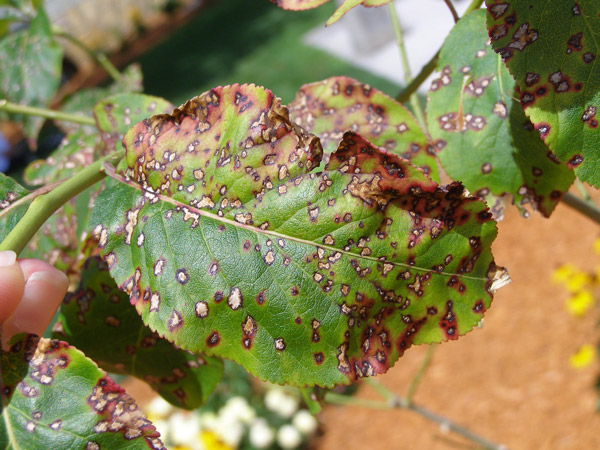
#> input picture ai-model/test_images/leaf.jpg, 600 x 450 px
$ python -i image_suitability.py   (imports and definitions only)   (older library calls are emulated)
#> lines starting #> are read from the running program, lines starting #| are printed output that depends on the picture; after the words box and inside, x2 and y2 are one past the last pixel; in counts of white or black regions, pixels touching at a corner belong together
"""
P1.3 - Leaf / Image Suitability Detection
==========================================

Conservative heuristic suitability gate for plant-disease
images.

IMPORTANT:
    This is NOT a trained leaf-vs-non-leaf classifier.

    The existing EfficientNet-B0 model is trained for disease
    classification across the 38 PlantVillage classes.

    This module estimates whether an image visually contains
    enough vegetation-like content to reasonably proceed toward
    plant disease prediction.

Possible results:

    suitable
        Image appears suitable for plant/leaf prediction.

    review
        Image is ambiguous and should be reviewed.

    unsuitable
        Image has strong indications that it is not suitable.

IMPORTANT:
    All thresholds are application-level heuristics.
    They are not calibrated probabilities.
"""


from __future__ import annotations

from pathlib import Path
from typing import Any, Union
import io

import cv2
import numpy as np
from PIL import Image, UnidentifiedImageError


# ============================================================
# CONFIGURATION
# ============================================================

# ------------------------------------------------------------
# Minimum resolution
# ------------------------------------------------------------

MIN_WIDTH = 128
MIN_HEIGHT = 128


# ------------------------------------------------------------
# Vegetation thresholds
# ------------------------------------------------------------

SUITABLE_VEGETATION_RATIO = 0.12
REVIEW_VEGETATION_RATIO = 0.05


# ------------------------------------------------------------
# Green color thresholds
# ------------------------------------------------------------

GREEN_HUE_LOW = 25
GREEN_HUE_HIGH = 100

GREEN_SATURATION_MIN = 35
GREEN_VALUE_MIN = 25


# ------------------------------------------------------------
# Yellow / brown plant regions
# ------------------------------------------------------------

YELLOW_HUE_LOW = 15
YELLOW_HUE_HIGH = 40

BROWN_HUE_LOW = 5
BROWN_HUE_HIGH = 25

PLANT_SATURATION_MIN = 30
PLANT_VALUE_MIN = 25


# ------------------------------------------------------------
# Image variation
# ------------------------------------------------------------

UNIFORMITY_STD_THRESHOLD = 12.0


# ------------------------------------------------------------
# Texture
# ------------------------------------------------------------

TEXTURE_LOW_THRESHOLD = 20.0


# ------------------------------------------------------------
# Spatial coherence
# ------------------------------------------------------------

# Minimum percentage of the image that must belong to the
# largest meaningful vegetation-like connected region.

MIN_LARGEST_VEGETATION_COMPONENT_RATIO = 0.03

MIN_VEGETATION_COMPONENT_COUNT = 1


# ============================================================
# IMAGE LOADING
# ============================================================

# [104 lines left out: function load_image, not called in this run]


# ============================================================
# VEGETATION RATIO
# ============================================================

def calculate_vegetation_ratio(
    image: Image.Image
) -> float:
    """
    Estimate the percentage of pixels that look
    vegetation-like.

    Includes:
        green
        yellow
        brown

    Returns:
        Value between 0.0 and 1.0.
    """

    rgb = np.asarray(image)

    hsv = cv2.cvtColor(
        rgb,
        cv2.COLOR_RGB2HSV,
    )

    hue = hsv[:, :, 0]
    saturation = hsv[:, :, 1]
    value = hsv[:, :, 2]

    # Green
    green_mask = (
        (hue >= GREEN_HUE_LOW)
        & (hue <= GREEN_HUE_HIGH)
        & (saturation >= GREEN_SATURATION_MIN)
        & (value >= GREEN_VALUE_MIN)
    )

    # Yellow
    yellow_mask = (
        (hue >= YELLOW_HUE_LOW)
        & (hue <= YELLOW_HUE_HIGH)
        & (saturation >= PLANT_SATURATION_MIN)
        & (value >= PLANT_VALUE_MIN)
    )

    # Brown
    brown_mask = (
        (hue >= BROWN_HUE_LOW)
        & (hue <= BROWN_HUE_HIGH)
        & (saturation >= PLANT_SATURATION_MIN)
        & (value >= PLANT_VALUE_MIN)
    )

    vegetation_mask = (
        green_mask
        | yellow_mask
        | brown_mask
    )

    return float(
        vegetation_mask.mean()
    )


# ============================================================
# GREEN RATIO
# ============================================================

def calculate_green_ratio(
    image: Image.Image
) -> float:
    """
    Calculate percentage of specifically green pixels.

    Returns:
        Value between 0.0 and 1.0.
    """

    rgb = np.asarray(image)

    hsv = cv2.cvtColor(
        rgb,
        cv2.COLOR_RGB2HSV,
    )

    hue = hsv[:, :, 0]
    saturation = hsv[:, :, 1]
    value = hsv[:, :, 2]

    green_mask = (
        (hue >= GREEN_HUE_LOW)
        & (hue <= GREEN_HUE_HIGH)
        & (saturation >= GREEN_SATURATION_MIN)
        & (value >= GREEN_VALUE_MIN)
    )

    return float(
        green_mask.mean()
    )


# ============================================================
# COLOR VARIATION
# ============================================================

def calculate_color_variation(
    image: Image.Image
) -> float:
    """
    Calculate average RGB channel variation.

    Low value:
        visually uniform image.

    Higher value:
        greater visual/color variation.
    """

    rgb = np.asarray(
        image
    ).astype(
        np.float32
    )

    channel_std = np.std(
        rgb,
        axis=(0, 1),
    )

    return float(
        np.mean(channel_std)
    )


# ============================================================
# TEXTURE
# ============================================================

def calculate_texture_score(
    image: Image.Image
) -> float:
    """
    Estimate image texture using variance of Laplacian.

    This is an additional suitability signal.
    """

    rgb = np.asarray(image)

    gray = cv2.cvtColor(
        rgb,
        cv2.COLOR_RGB2GRAY,
    )

    laplacian = cv2.Laplacian(
        gray,
        cv2.CV_64F,
    )

    return float(
        laplacian.var()
    )


# ============================================================
# SPATIAL COHERENCE
# ============================================================

def calculate_vegetation_spatial_coherence(
    image: Image.Image
) -> tuple[float, int]:
    """
    Determine whether vegetation-like pixels form meaningful
    connected regions.

    Returns:

        largest_component_ratio
            Area of the largest meaningful vegetation region
            divided by total image area.

        component_count
            Number of meaningful vegetation regions.

    This helps distinguish:

        real vegetation regions

    from:

        randomly scattered vegetation-colored pixels.
    """

    rgb = np.asarray(image)

    hsv = cv2.cvtColor(
        rgb,
        cv2.COLOR_RGB2HSV,
    )

    hue = hsv[:, :, 0]
    saturation = hsv[:, :, 1]
    value = hsv[:, :, 2]

    # --------------------------------------------------------
    # Green
    # --------------------------------------------------------

    green_mask = (
        (hue >= GREEN_HUE_LOW)
        & (hue <= GREEN_HUE_HIGH)
        & (saturation >= GREEN_SATURATION_MIN)
        & (value >= GREEN_VALUE_MIN)
    )

    # --------------------------------------------------------
    # Yellow
    # --------------------------------------------------------

    yellow_mask = (
        (hue >= YELLOW_HUE_LOW)
        & (hue <= YELLOW_HUE_HIGH)
        & (saturation >= PLANT_SATURATION_MIN)
        & (value >= PLANT_VALUE_MIN)
    )

    # --------------------------------------------------------
    # Brown
    # --------------------------------------------------------

    brown_mask = (
        (hue >= BROWN_HUE_LOW)
        & (hue <= BROWN_HUE_HIGH)
        & (saturation >= PLANT_SATURATION_MIN)
        & (value >= PLANT_VALUE_MIN)
    )

    # --------------------------------------------------------
    # Combined mask
    # --------------------------------------------------------

    vegetation_mask = (
        green_mask
        | yellow_mask
        | brown_mask
    ).astype(
        np.uint8
    )

    # --------------------------------------------------------
    # Morphological cleanup
    # --------------------------------------------------------

    kernel = np.ones(
        (5, 5),
        dtype=np.uint8,
    )

    # Remove isolated pixels.
    vegetation_mask = cv2.morphologyEx(
        vegetation_mask,
        cv2.MORPH_OPEN,
        kernel,
    )

    # Join nearby vegetation pixels.
    vegetation_mask = cv2.morphologyEx(
        vegetation_mask,
        cv2.MORPH_CLOSE,
        kernel,
    )

    # --------------------------------------------------------
    # Connected components
    # --------------------------------------------------------

    num_labels, labels, stats, centroids = (
        cv2.connectedComponentsWithStats(
            vegetation_mask,
            connectivity=8,
        )
    )

    # Only background exists.
    if num_labels <= 1:

        return 0.0, 0

    image_area = (
        vegetation_mask.shape[0]
        * vegetation_mask.shape[1]
    )

    component_areas = stats[
        1:,
        cv2.CC_STAT_AREA,
    ]

    # Ignore tiny noise components.
    minimum_component_area = max(
        int(image_area * 0.005),
        50,
    )

    meaningful_components = (
        component_areas[
            component_areas
            >= minimum_component_area
        ]
    )

    if len(meaningful_components) == 0:

        return 0.0, 0

    largest_component = float(
        np.max(
            meaningful_components
        )
    )

    largest_component_ratio = (
        largest_component
        / image_area
    )

    return (
        largest_component_ratio,
        int(
            len(
                meaningful_components
            )
        ),
    )


# ============================================================
# SUITABILITY ANALYSIS
# ============================================================

def analyze_suitability(
    image: Image.Image
) -> dict[str, Any]:
    """
    Analyze image suitability.

    Resolution is treated as a HARD requirement.
    """

    width, height = image.size

    # --------------------------------------------------------
    # Calculate metrics
    # --------------------------------------------------------

    vegetation_ratio = (
        calculate_vegetation_ratio(
            image
        )
    )

    green_ratio = (
        calculate_green_ratio(
            image
        )
    )

    color_variation = (
        calculate_color_variation(
            image
        )
    )

    texture_score = (
        calculate_texture_score(
            image
        )
    )

    (
        largest_component_ratio,
        component_count,
    ) = (
        calculate_vegetation_spatial_coherence(
            image
        )
    )

    issues: list[str] = []

    # ========================================================
    # RESOLUTION CHECK
    # ========================================================

    resolution_valid = (
        width >= MIN_WIDTH
        and height >= MIN_HEIGHT
    )

    if not resolution_valid:

        issues.append(
            "Image resolution is too low"
        )

    # ========================================================
    # VISUAL VARIATION
    # ========================================================

    if (
        color_variation
        < UNIFORMITY_STD_THRESHOLD
    ):

        issues.append(
            "Image has very little visual variation"
        )

    # ========================================================
    # VEGETATION
    # ========================================================

    if (
        vegetation_ratio
        < REVIEW_VEGETATION_RATIO
    ):

        issues.append(
            "Very little vegetation-like "
            "content detected"
        )

    elif (
        vegetation_ratio
        < SUITABLE_VEGETATION_RATIO
    ):

        issues.append(
            "Vegetation-like content is limited"
        )

    # ========================================================
    # TEXTURE
    # ========================================================

    if (
        texture_score
        < TEXTURE_LOW_THRESHOLD
    ):

        issues.append(
            "Image contains very little texture"
        )

    # ========================================================
    # SPATIAL COHERENCE
    # ========================================================

    if (
        largest_component_ratio
        < MIN_LARGEST_VEGETATION_COMPONENT_RATIO
    ):

        issues.append(
            "Vegetation-like regions are not "
            "spatially coherent"
        )

    # ========================================================
    # DECISION
    # ========================================================
    #
    # Resolution is a HARD requirement.
    #
    # Therefore:
    #
    #     image < 128x128
    #         -> unsuitable
    #
    # regardless of vegetation/color score.
    #
    # ========================================================

    if not resolution_valid:

        suitability = "unsuitable"

    elif (
        vegetation_ratio
        < REVIEW_VEGETATION_RATIO
        and largest_component_ratio
        < MIN_LARGEST_VEGETATION_COMPONENT_RATIO
    ):

        suitability = "unsuitable"

    elif (
        largest_component_ratio
        < MIN_LARGEST_VEGETATION_COMPONENT_RATIO
    ):

        suitability = "review"

    elif (
        vegetation_ratio
        < REVIEW_VEGETATION_RATIO
    ):

        suitability = "review"

    elif (
        vegetation_ratio
        < SUITABLE_VEGETATION_RATIO
    ):

        suitability = "review"

    else:

        suitability = "suitable"

    # ========================================================
    # HEURISTIC SCORE
    # ========================================================
    #
    # IMPORTANT:
    #
    # This score is NOT:
    #
    #     probability
    #
    # It is only a diagnostic score from 0-100.
    #
    # ========================================================

    vegetation_component = min(
        vegetation_ratio
        / SUITABLE_VEGETATION_RATIO,
        1.0,
    )

    spatial_component = min(
        largest_component_ratio
        / MIN_LARGEST_VEGETATION_COMPONENT_RATIO,
        1.0,
    )

    texture_component = min(
        texture_score
        / 100.0,
        1.0,
    )

    variation_component = min(
        color_variation
        / 50.0,
        1.0,
    )

    suitability_score = (
        0.45 * vegetation_component
        + 0.30 * spatial_component
        + 0.10 * texture_component
        + 0.15 * variation_component
    ) * 100.0

    # --------------------------------------------------------
    # HARD RESOLUTION FAILURE
    # --------------------------------------------------------
    #
    # A tiny image cannot receive a positive suitability score.
    #

    if not resolution_valid:

        suitability_score = 0.0

    suitability_score = min(
        max(
            suitability_score,
            0.0,
        ),
        100.0,
    )

    # ========================================================
    # RESULT
    # ========================================================

    return {
        "suitability": {

            "status": suitability,

            "score": round(
                float(
                    suitability_score
                ),
                2,
            ),

            "width": width,

            "height": height,

            "vegetation_ratio": round(
                vegetation_ratio,
                4,
            ),

            "green_ratio": round(
                green_ratio,
                4,
            ),

            "largest_vegetation_component_ratio": round(
                largest_component_ratio,
                4,
            ),

            "vegetation_component_count": (
                component_count
            ),

            "color_variation": round(
                color_variation,
                2,
            ),

            "texture_score": round(
                texture_score,
                2,
            ),

            "issues": issues,
        }
    }


# ============================================================
# MAIN VALIDATOR
# ============================================================

# [85 lines left out: functions validate_image_suitability, is_likely_leaf_image, not called in this run]


# ============================================================
# CLI
# ============================================================

# [103 lines not run here, left out]

>>> from PIL import Image
>>> picture = Image.open('../test_images/leaf.jpg')
#> picture is the input picture: PIL image 600x450 RGB; mean R, G, B 137.2, 128.3, 82.9
>>> result = analyze_suitability(picture)
#> in calculate_vegetation_ratio, `hsv = cv2.cvtColor( rgb, cv2.COLOR_RGB2HSV, )`: hsv: shape (450, 600, 3); mean H, S, V 38.2, 124.4, 148.1
#> in calculate_vegetation_ratio, `green_mask = ( (hue >= GREEN_HUE_LOW) & (hue <= GREEN_HUE_HIGH) & (sat..`:
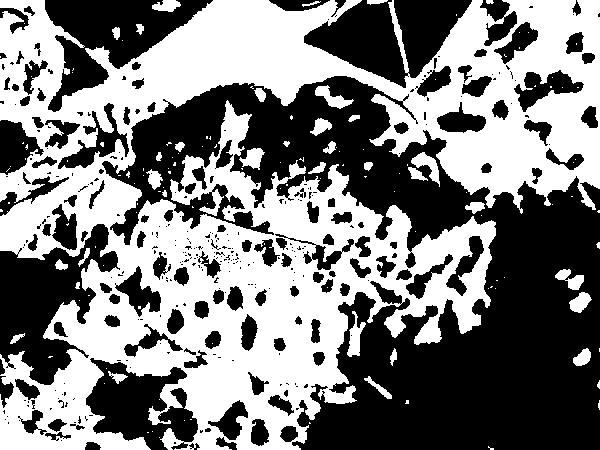
#> green_mask: shape (450, 600) bool; 49.3% white; 138 white regions (104 under 20 px), largest, box (x1, y1, x2, y2) and area: (0, 0, 600, 450) 128186, (347, 311, 366, 357) 389, (411, 152, 440, 187) 383
#> in calculate_vegetation_ratio, `yellow_mask = ( (hue >= YELLOW_HUE_LOW) & (hue <= YELLOW_HUE_HIGH) & (..`:
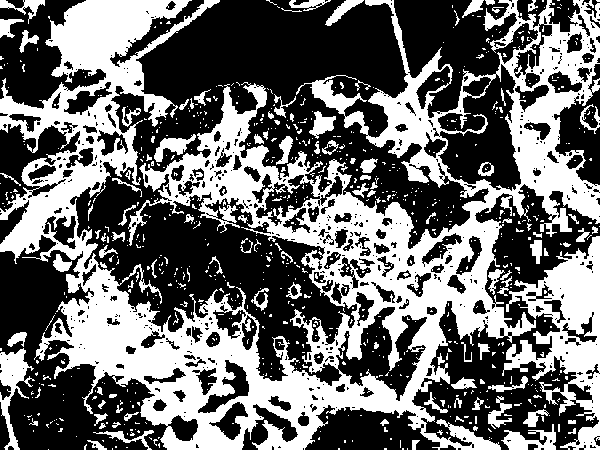
#> yellow_mask: shape (450, 600) bool; 42.2% white; 834 white regions (726 under 20 px), largest, box (x1, y1, x2, y2) and area: (0, 0, 600, 450) 91547, (502, 236, 600, 450) 8551, (0, 348, 35, 450) 1314
#> in calculate_vegetation_ratio, `brown_mask = ( (hue >= BROWN_HUE_LOW) & (hue <= BROWN_HUE_HIGH) & (sat..`:
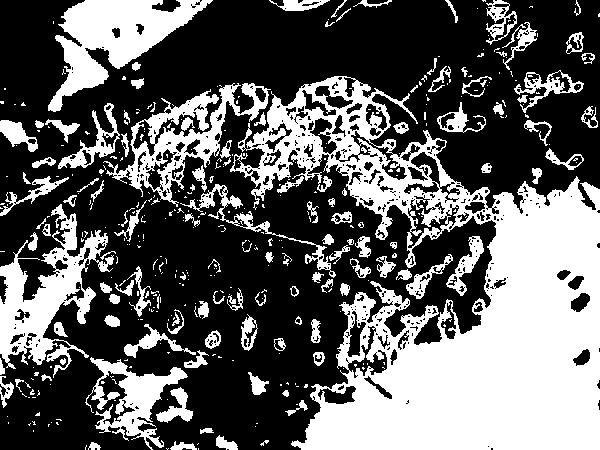
#> brown_mask: shape (450, 600) bool; 38% white; 404 white regions (279 under 20 px), largest, box (x1, y1, x2, y2) and area: (230, 76, 600, 450) 60844, (48, 0, 213, 112) 7439, (0, 204, 114, 378) 7054
#> in calculate_vegetation_ratio, `vegetation_mask = ( green_mask | yellow_mask | brown_mask )`:
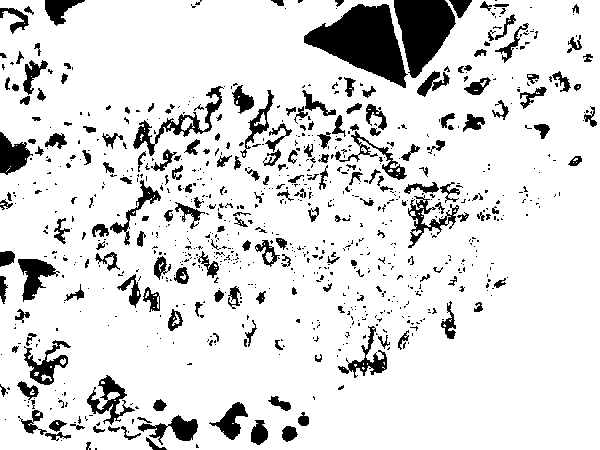
#> vegetation_mask: shape (450, 600) bool; 86.8% white; 860 black regions (653 under 20 px), largest, box (x1, y1, x2, y2) and area: (304, 4, 408, 88) 4601, (394, 0, 456, 78) 3049, (133, 86, 224, 156) 1093
#> in analyze_suitability, `vegetation_ratio = ( calculate_vegetation_ratio( image ) )`: vegetation_ratio = 0.868
#> in analyze_suitability, `green_ratio = ( calculate_green_ratio( image ) )`: green_ratio = 0.493
#> in calculate_color_variation, `channel_std = np.std( rgb, axis=(0, 1), )`: channel_std = [60.8, 52.88, 55.3]
#> in analyze_suitability, `color_variation = ( calculate_color_variation( image ) )`: color_variation = 56.33
#> in calculate_texture_score, `gray = cv2.cvtColor( rgb, cv2.COLOR_RGB2GRAY, )`:
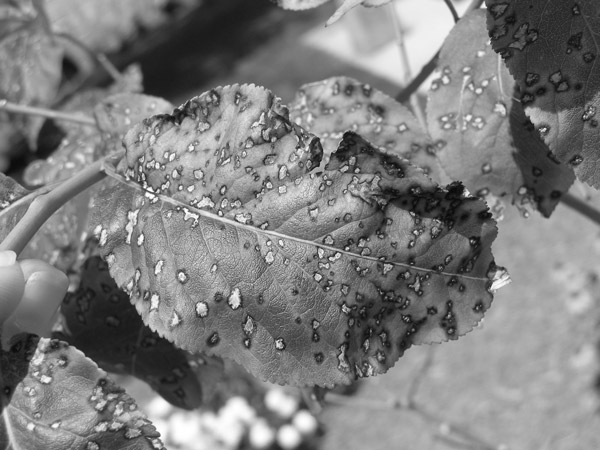
#> gray: shape (450, 600); min 5, max 255, mean 125.8
#> in calculate_texture_score, `laplacian = cv2.Laplacian( gray, cv2.CV_64F, )`:
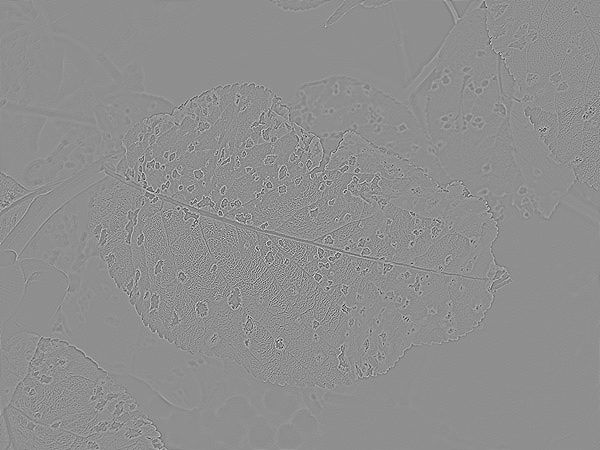
#> laplacian: shape (450, 600) float64; min -415, max 326, mean 0; drawn with min black and max white
#> in analyze_suitability, `texture_score = ( calculate_texture_score( image ) )`: texture_score = 1009
#> in calculate_vegetation_spatial_coherence, `vegetation_mask = cv2.morphologyEx( vegetation_mask, cv2.MORPH_OPEN, k..`: vegetation_mask: shape (450, 600); values 0 (black) and 1 (white), 83.2% white; 320 black regions (176 under 20 px), largest, box (x1, y1, x2, y2) and area: (304, 0, 472, 88) 8118, (263, 84, 407, 222) 3953, (92, 86, 225, 276) 3357
#> in calculate_vegetation_spatial_coherence, `vegetation_mask = cv2.morphologyEx( vegetation_mask, cv2.MORPH_CLOSE, ..`: vegetation_mask: shape (450, 600); values 0 (black) and 1 (white), 86.5% white; 166 black regions, largest, box (x1, y1, x2, y2) and area: (304, 0, 471, 86) 8090, (402, 183, 467, 245) 1779, (88, 377, 135, 424) 969
#> in calculate_vegetation_spatial_coherence, `num_labels, labels, stats, centroids = ( cv2.connectedComponentsWithSt..`:
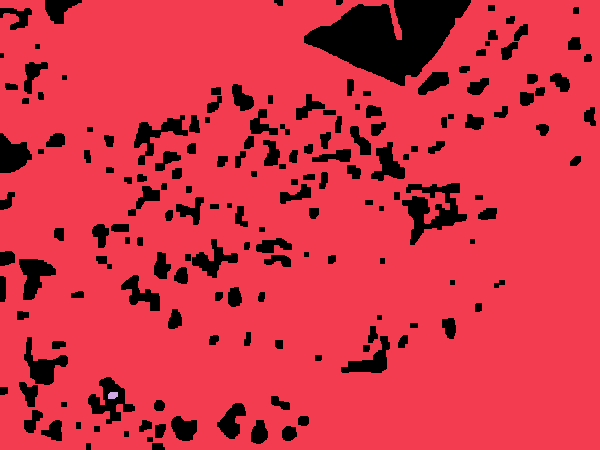
#> labels: shape (450, 600) int32; 3 distinct labels, from 0 to 2; one colour per label, 0 black
#> in calculate_vegetation_spatial_coherence, `num_labels, labels, stats, centroids = ( cv2.connectedComponentsWithSt..`: num_labels = 3; stats = [[0, 0, 596, 450, 36468], [0, 0, 600, 450, 233470], [108, 392, 10, 7, 62]]; centroids = [[273.4, 181.4], [303.6, 231.2], [112.4, 394.9]]
#> in calculate_vegetation_spatial_coherence, `component_areas = stats[ 1:, cv2.CC_STAT_AREA, ]`: component_areas = [233470, 62]
#> in calculate_vegetation_spatial_coherence, `meaningful_components = ( component_areas[ component_areas >= minimum_..`: meaningful_components = [233470]
#> in calculate_vegetation_spatial_coherence, `largest_component = float( np.max( meaningful_components ) )`: largest_component = 233470
#> in calculate_vegetation_spatial_coherence, `largest_component_ratio = ( largest_component / image_area )`: largest_component_ratio = 0.865
#> in analyze_suitability, `( largest_component_ratio, component_count, ) = ( calculate_vegetation..`: component_count = 1
#> in analyze_suitability, `suitability_score = ( 0.45 * vegetation_component + 0.30 * spatial_com..`: suitability_score = 100
#> result = 1 item
